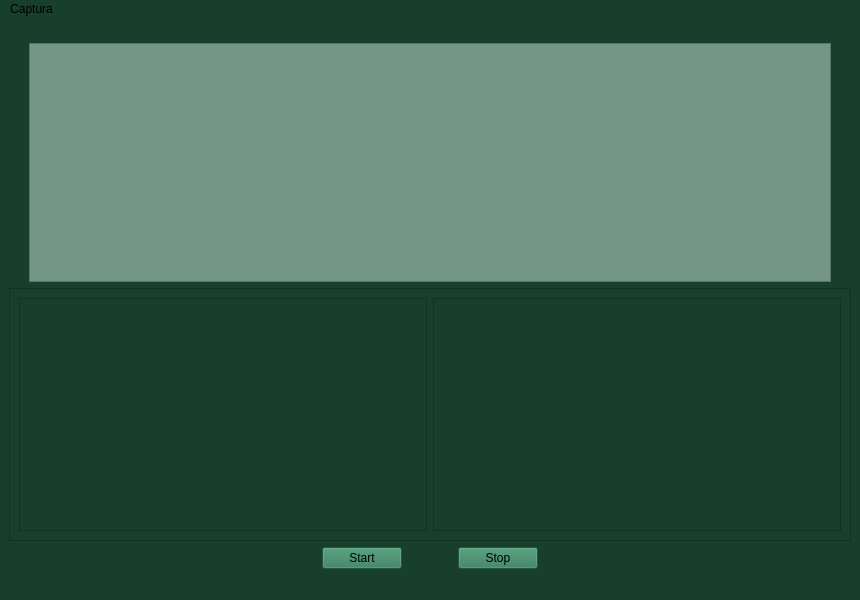
<?xml version="1.0" encoding="UTF-8"?>
<ui version="4.0">
 <class>packetSniffer</class>
 <widget class="QMainWindow" name="packetSniffer">
  <property name="geometry">
   <rect>
    <x>0</x>
    <y>0</y>
    <width>860</width>
    <height>600</height>
   </rect>
  </property>
  <property name="minimumSize">
   <size>
    <width>860</width>
    <height>400</height>
   </size>
  </property>
  <property name="windowTitle">
   <string>WireFish</string>
  </property>
  <property name="styleSheet">
   <string notr="true">background-color: rgb(24, 62, 44);</string>
  </property>
  <widget class="QWidget" name="centralwidget">
   <layout class="QVBoxLayout" name="verticalLayout_2">
    <item>
     <layout class="QVBoxLayout" name="verticalLayout">
      <item>
       <spacer name="verticalSpacer">
        <property name="orientation">
         <enum>Qt::Orientation::Vertical</enum>
        </property>
        <property name="sizeType">
         <enum>QSizePolicy::Policy::Fixed</enum>
        </property>
        <property name="sizeHint" stdset="0">
         <size>
          <width>20</width>
          <height>15</height>
         </size>
        </property>
       </spacer>
      </item>
      <item>
       <layout class="QHBoxLayout" name="horizontalLayout">
        <item>
         <spacer name="horizontalSpacer">
          <property name="orientation">
           <enum>Qt::Orientation::Horizontal</enum>
          </property>
          <property name="sizeType">
           <enum>QSizePolicy::Policy::Fixed</enum>
          </property>
          <property name="sizeHint" stdset="0">
           <size>
            <width>20</width>
            <height>20</height>
           </size>
          </property>
         </spacer>
        </item>
        <item>
         <widget class="QTableView" name="tableView">
          <property name="styleSheet">
           <string notr="true">background-color: rgb(116, 150, 137);</string>
          </property>
         </widget>
        </item>
        <item>
         <spacer name="horizontalSpacer_2">
          <property name="orientation">
           <enum>Qt::Orientation::Horizontal</enum>
          </property>
          <property name="sizeType">
           <enum>QSizePolicy::Policy::Fixed</enum>
          </property>
          <property name="sizeHint" stdset="0">
           <size>
            <width>20</width>
            <height>20</height>
           </size>
          </property>
         </spacer>
        </item>
       </layout>
      </item>
     </layout>
    </item>
    <item>
     <widget class="QFrame" name="frame">
      <property name="minimumSize">
       <size>
        <width>0</width>
        <height>200</height>
       </size>
      </property>
      <property name="frameShape">
       <enum>QFrame::Shape::StyledPanel</enum>
      </property>
      <property name="frameShadow">
       <enum>QFrame::Shadow::Raised</enum>
      </property>
      <layout class="QHBoxLayout" name="horizontalLayout_3">
       <item>
        <widget class="QTextEdit" name="rawHexDataTextEdit">
         <property name="styleSheet">
          <string notr="true">font: 12pt &quot;Segoe UI&quot;;</string>
         </property>
        </widget>
       </item>
       <item>
        <widget class="QTextEdit" name="rawDataTextEdit">
         <property name="styleSheet">
          <string notr="true">font: 10pt &quot;Consolas&quot;;</string>
         </property>
        </widget>
       </item>
      </layout>
     </widget>
    </item>
    <item>
     <layout class="QHBoxLayout" name="horizontalLayout_2">
      <item>
       <spacer name="horizontalSpacer_3">
        <property name="orientation">
         <enum>Qt::Orientation::Horizontal</enum>
        </property>
        <property name="sizeHint" stdset="0">
         <size>
          <width>40</width>
          <height>20</height>
         </size>
        </property>
       </spacer>
      </item>
      <item>
       <widget class="QPushButton" name="startButton">
        <property name="styleSheet">
         <string notr="true">background-color: rgb(47, 121, 86);
color: rgb(0, 0, 0);</string>
        </property>
        <property name="text">
         <string>Start</string>
        </property>
       </widget>
      </item>
      <item>
       <spacer name="horizontalSpacer_5">
        <property name="orientation">
         <enum>Qt::Orientation::Horizontal</enum>
        </property>
        <property name="sizeType">
         <enum>QSizePolicy::Policy::Maximum</enum>
        </property>
        <property name="sizeHint" stdset="0">
         <size>
          <width>50</width>
          <height>20</height>
         </size>
        </property>
       </spacer>
      </item>
      <item>
       <widget class="QPushButton" name="stopButton">
        <property name="enabled">
         <bool>true</bool>
        </property>
        <property name="styleSheet">
         <string notr="true">background-color: rgb(47, 121, 86);
color: rgb(0, 0, 0);</string>
        </property>
        <property name="text">
         <string>Stop</string>
        </property>
       </widget>
      </item>
      <item>
       <spacer name="horizontalSpacer_4">
        <property name="orientation">
         <enum>Qt::Orientation::Horizontal</enum>
        </property>
        <property name="sizeHint" stdset="0">
         <size>
          <width>40</width>
          <height>20</height>
         </size>
        </property>
       </spacer>
      </item>
     </layout>
    </item>
   </layout>
  </widget>
  <widget class="QStatusBar" name="statusbar"/>
  <widget class="QMenuBar" name="menuBar">
   <property name="geometry">
    <rect>
     <x>0</x>
     <y>0</y>
     <width>860</width>
     <height>25</height>
    </rect>
   </property>
   <widget class="QMenu" name="menuCaptura">
    <property name="title">
     <string>Captura</string>
    </property>
    <addaction name="actionFiltros"/>
    <addaction name="actionExportar_captura"/>
   </widget>
   <addaction name="menuCaptura"/>
  </widget>
  <action name="actionFiltros">
   <property name="text">
    <string>Filtros</string>
   </property>
  </action>
  <action name="actionExportar_captura">
   <property name="text">
    <string>Exportar captura</string>
   </property>
  </action>
 </widget>
 <resources/>
 <connections/>
</ui>
